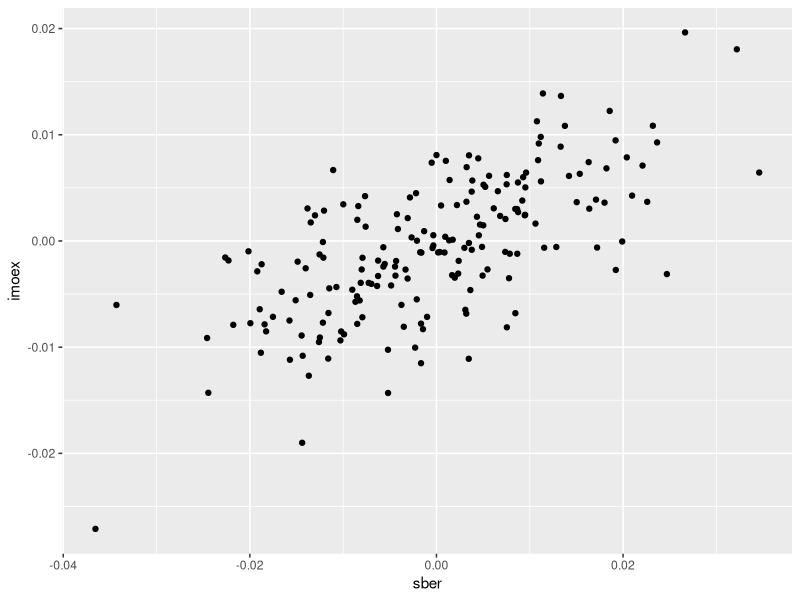
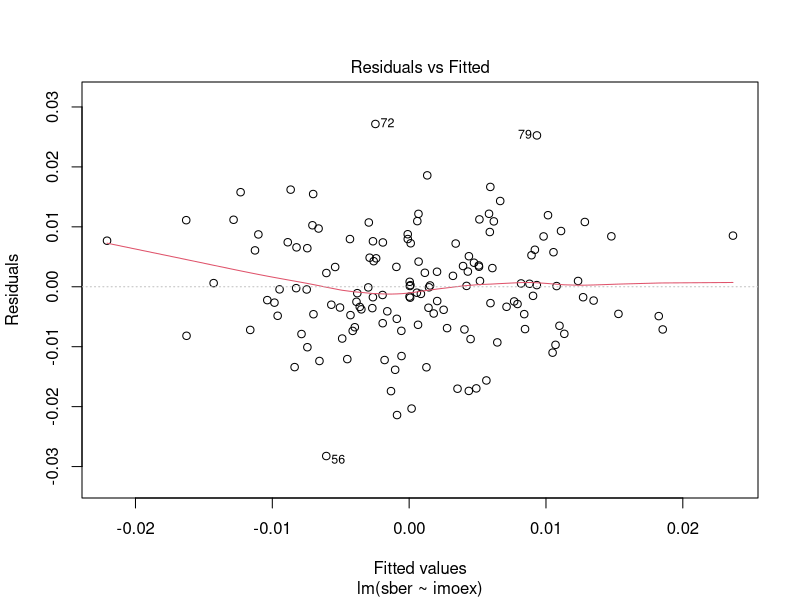
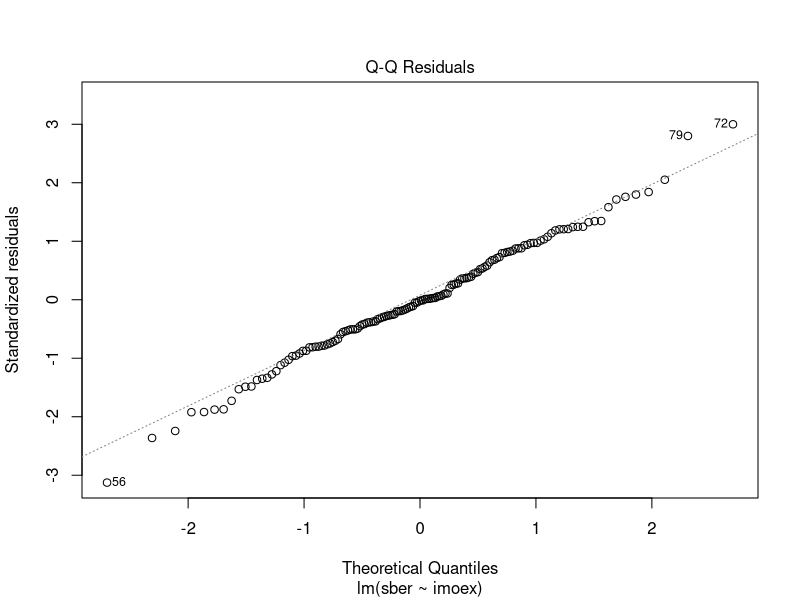
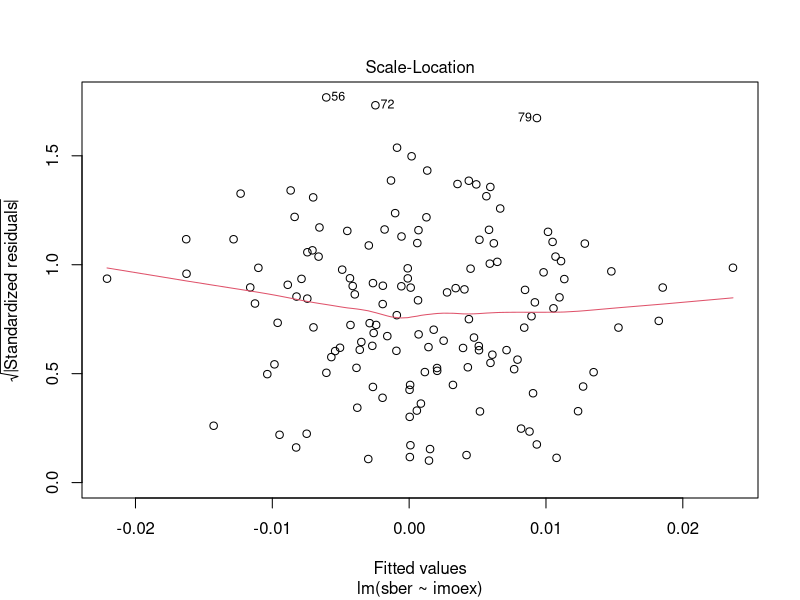
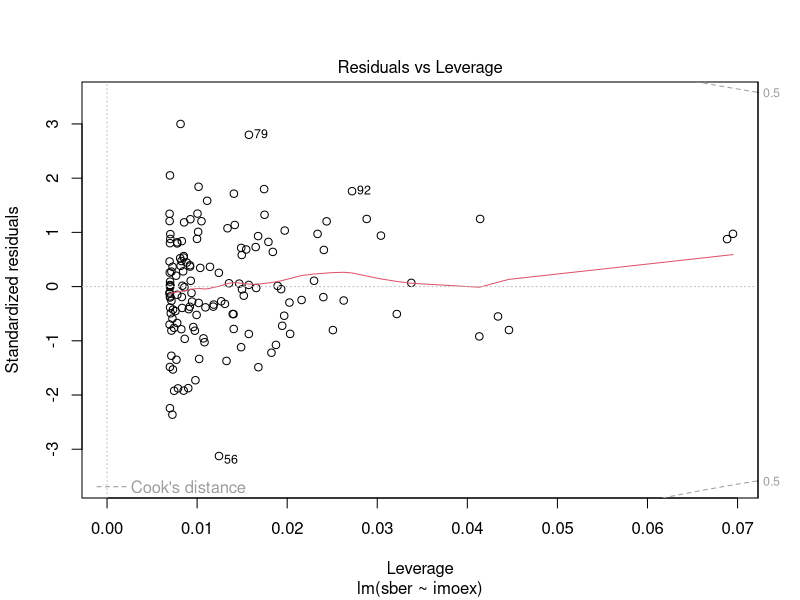
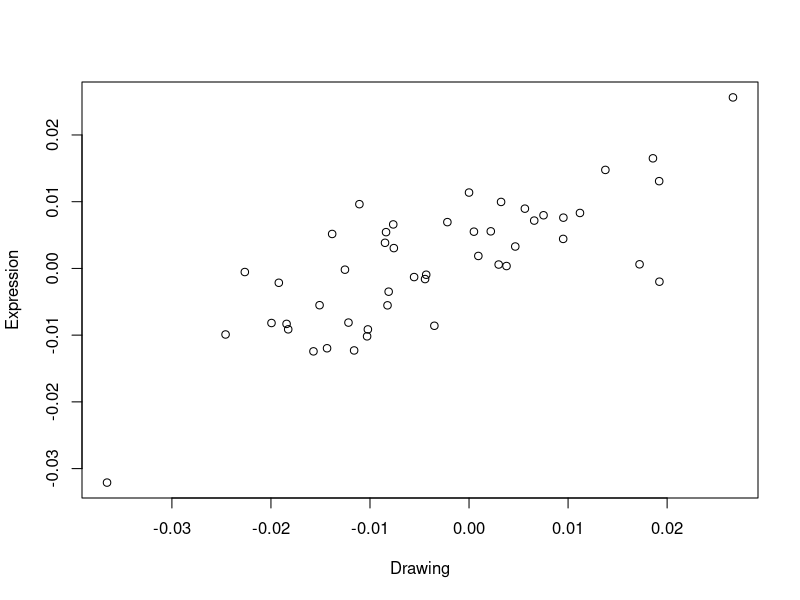
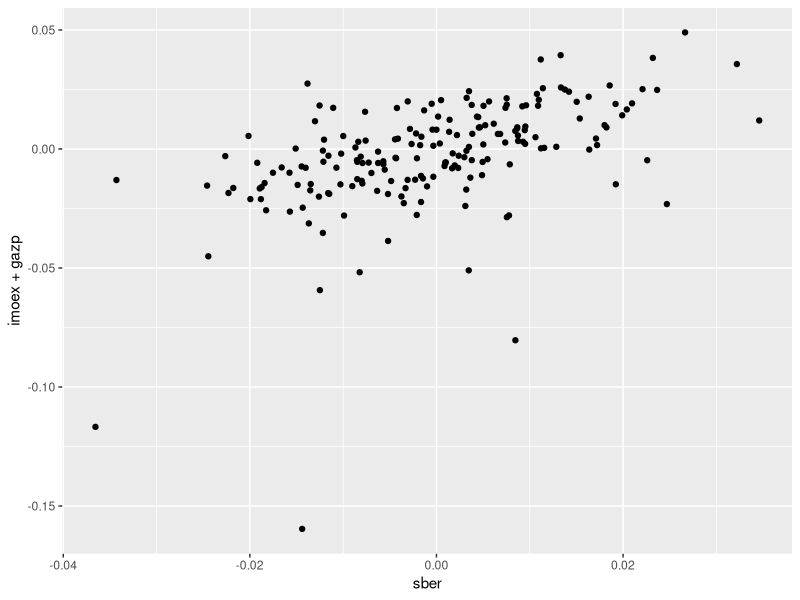
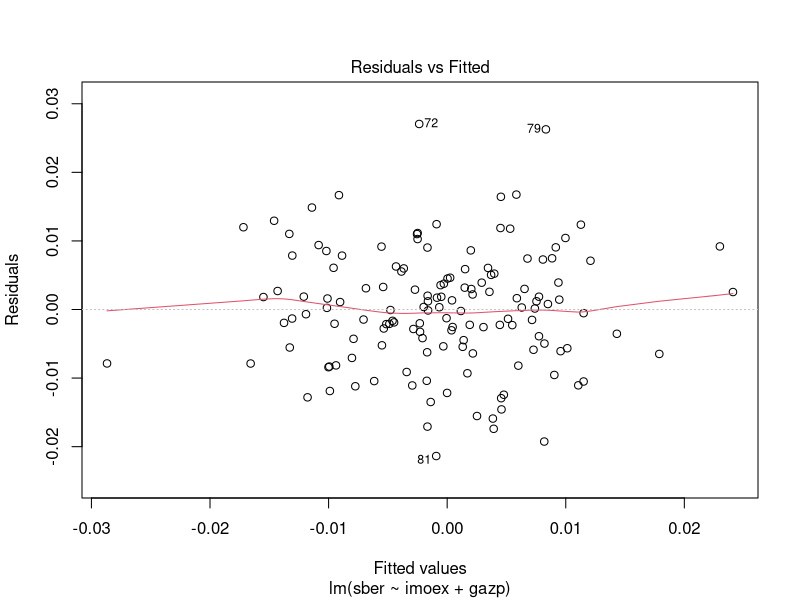

The R script that drew these images, in order: (Note: this script raises an error after producing the figures.)
## ---- chunk 1
sber_prices = read.csv("data/t2/SBER.csv", header = TRUE, stringsAsFactors = FALSE)
imoex_prices = read.csv("data/t2/IMOEX.csv", header = TRUE, stringsAsFactors = FALSE)

sber = (sber_prices$OPEN - sber_prices$CLOSE) / sber_prices$CLOSE
imoex = (imoex_prices$OPEN - imoex_prices$CLOSE) / imoex_prices$CLOSE

research_dataset <- as.data.frame(
  setNames(
    cbind(sber, imoex), 
    c("SBER", "IMOEX"))
  )

summary(research_dataset)
## ---- chunk 2
head(research_dataset)
## ---- chunk 3

## set the seed to make your partition reproducible
set.seed(123)
smp_size <- floor(0.75 * nrow(research_dataset))
train_ind <- sample(seq_len(nrow(research_dataset)), size = smp_size)

research_dataset_train <- research_dataset[train_ind, ]
research_dataset_test <- research_dataset[-train_ind, ]

simple_regression_model = lm(sber ~ imoex, data = research_dataset_train)

library(ggplot2)
library(tidyverse)
ggplot(data = research_dataset) + geom_point(mapping = aes(x = sber, y = imoex))
## ---- chunk 4
summary(simple_regression_model)
## ---- chunk 5
plot(simple_regression_model)
## ---- chunk 6

head(research_dataset_test[, "sber"])

prediction_for_test = predict(simple_regression_model, new = research_dataset_test, interval = "pred")
conf_interval_for_test = predict(simple_regression_model, new = research_dataset_test, interval = "confidence")

plot(research_dataset_test$sber, prediction_for_test[,1], col="black", xlab = "Drawing", ylab = "Expression")
## ---- chunk 7
gazp_prices = read.csv("data/t2/GAZP.csv", header = TRUE, stringsAsFactors = FALSE)

gazp = (gazp_prices$OPEN - gazp_prices$CLOSE) / gazp_prices$CLOSE

research_dataset2 <- as.data.frame(
  setNames(
    cbind(sber, imoex, gazp), 
    c("SBER", "IMOEX", "GAZP"))
  )

smp_size <- floor(0.75 * nrow(research_dataset2))
mr_train_ind <- sample(seq_len(nrow(research_dataset2)), size = smp_size)

mr_research_dataset_train <- research_dataset2[mr_train_ind, ]
mr_research_dataset_test <- research_dataset2[-mr_train_ind, ]



ggplot(data = research_dataset2) + geom_point(mapping = aes(x = sber, y = imoex + gazp))
## ---- chunk 8
multivariate_regression_model = lm(sber ~ imoex + gazp, data = mr_research_dataset_train)
## ---- chunk 9
summary(multivariate_regression_model)
## ---- chunk 10
plot(multivariate_regression_model)
## ---- chunk 11
model_lr = glm(sber ~ imoex + gazp, data = mr_research_dataset_train)
print(model_lr)

plot(model_lr)
## ---- chunk 12
stepAIC(model_lr)
## ---- chunk 13
library(MASS)

model_lda = lda(sber ~ imoex + gazp, data = mr_research_dataset_train)
print(model_LDA)
## ---- chunk 14
library(class)

target_category = mr_research_dataset_train[, "sber"]
test_category = mr_research_dataset_test[, "sber"]

set.seed(231)
knn_predicts = knn(mr_research_dataset_train, mr_research_dataset_test, cl = target_category, k = 13)

test_category[1:10]
knn_predicts[1:10]
## ---- chunk 15
set.seed(231)
knn_predicts = knn(mr_research_dataset_train, mr_research_dataset_test, cl = target_category, k = 76)

test_category[1:10]
knn_predicts[1:10]
## ---- chunk 16
set.seed(231)
knn_predicts = knn(mr_research_dataset_train, mr_research_dataset_test, cl = target_category, k = 3)

test_category[1:10]
knn_predicts[1:10]
